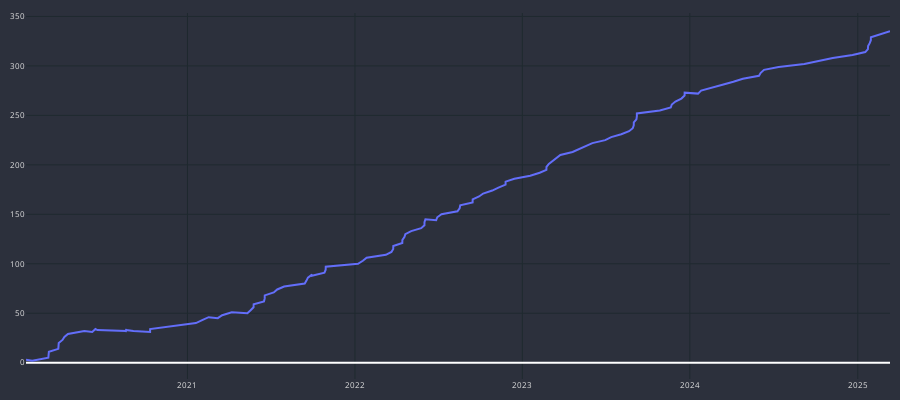

Source (notebook cell):
### Code cell
fig = go.Figure()

fig.add_trace(go.Scatter(
    x=df_results.end_time,
    y=df_results['CUM_RES'],
    line=dict(width=2)
))

fig.update_yaxes(
    gridcolor="#1f292f"
)
fig.update_xaxes(
    gridcolor="#1f292f"
)

fig.update_layout(
    margin=dict(l=10,r=10,b=10,t=10),
    paper_bgcolor="#2c303c",
    plot_bgcolor="#2c303c",
    font=dict(size=8, color="#e1e1e1"),
    height=400
)

fig.show()

### Figure 1 — Plotly figure (JSON) as saved in the notebook; plotly's stock layout.template omitted (floating-point values rounded to 4 significant figures; data arrays with more than 128 entries replaced by an {"elided": "..."} marker saying what was removed)
{"data": [{"line": {"width": 2}, "type": "scatter", "x": {"elided": "129 str values"}, "y": {"elided": "129 float values"}}], "layout": {"font": {"color": "#e1e1e1", "size": 8}, "height": 400, "margin": {"b": 10, "l": 10, "r": 10, "t": 10}, "paper_bgcolor": "#2c303c", "plot_bgcolor": "#2c303c", "xaxis": {"gridcolor": "#1f292f"}, "yaxis": {"gridcolor": "#1f292f"}}}
